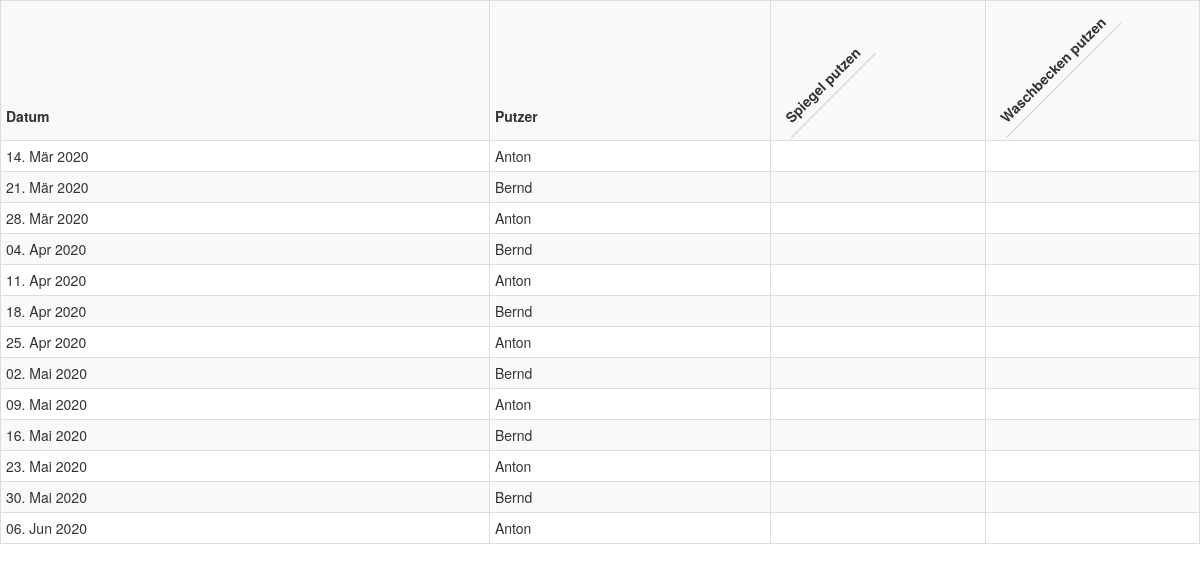
The page /putzplan/bad/ab2619/druckansicht/ (signed in) on the database as committed earlier.
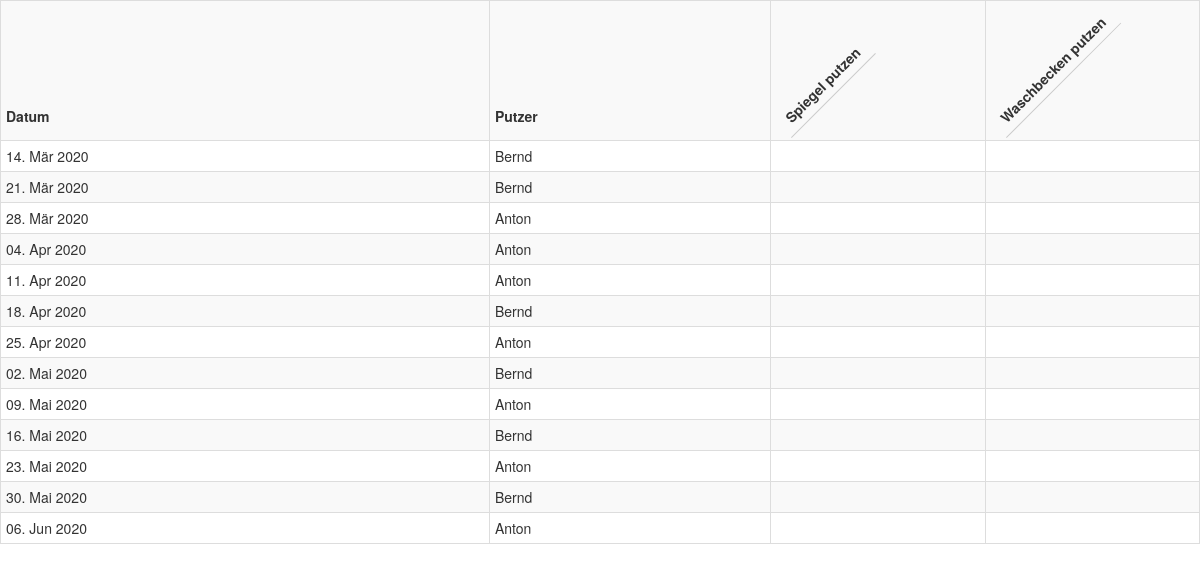
The same page on the database as committed later.
### webinterface/models.py (models this page shows, shortened)
class TaskTemplate(models.Model):
    task_name = models.CharField(max_length=20)
    task_help_text = models.CharField(max_length=200, default="", null=True)
    start_days_before = models.IntegerField(choices=[(0, ''), (1, ''), (2, ''), (3, ''), (4, ''), (5, ''), (6, '')])
    end_days_after = models.IntegerField(choices=[(0, ''), (1, ''), (2, ''), (3, ''), (4, ''), (5, ''), (6, '')])
    schedule = models.ForeignKey(Schedule, on_delete=models.CASCADE, editable=False)
    task_disabled = models.BooleanField(default=False)
    objects = TaskTemplateQuerySet.as_manager()
    def __init__(self, *args, **kwargs):
        super(TaskTemplate, self).__init__(*args, **kwargs)
        self.previous_disabled = self.task_disabled
    def __str__(self):
        return self.task_name

class CleaningWeek(models.Model):
    class Meta:
        ordering = ('-week',)
        unique_together = ('week', 'schedule')
    week = models.IntegerField(editable=False)
    excluded = models.ManyToManyField(Cleaner)
    schedule = models.ForeignKey(Schedule, on_delete=models.CASCADE, editable=False)
    tasks_valid = models.BooleanField(default=False)
    assignments_valid = models.BooleanField(default=False)
    disabled = models.BooleanField(default=False)
    objects = CleaningWeekQuerySet.as_manager()
    def __init__(self, *args, **kwargs):
        super().__init__(*args, **kwargs)
    def assignment_date(self):
        return epoch_week_to_monday(self.week) + datetime.timedelta(days=self.schedule.weekday)
    def completed_tasks(self) -> QuerySet:
        return self.task_set.exclude(cleaned_by__isnull=True)
    def completed_tasks__as_templates(self) -> list:
        return [x.template for x in self.completed_tasks()]
    def assigned_cleaners(self) -> list:
        return [x.cleaner for x in self.assignment_set.all()]

class Schedule(models.Model):
    class Meta:
        ordering = ('cleaners_per_date',)
    name = models.CharField(max_length=20, unique=True)
    slug = models.CharField(max_length=20, unique=True)
    CLEANERS_PER_DATE_CHOICES = ((1, 'Einen'), (2, 'Zwei'))
    cleaners_per_date = models.IntegerField(default=1, choices=CLEANERS_PER_DATE_CHOICES)
    WEEKDAYS = ((0, 'Montag'), (1, 'Dienstag'), (2, 'Mittwoch'), (3, 'Donnerstag'),
                (4, 'Freitag'), (5, 'Samstag'), (6, 'Sonntag'))
    weekday = models.IntegerField(default=6, choices=WEEKDAYS)
    FREQUENCY_CHOICES = ((1, 'Jede Woche'), (2, 'Gerade Wochen'), (3, 'Ungerade Wochen'))
    frequency = models.IntegerField(default=1, choices=FREQUENCY_CHOICES)
    disabled = models.BooleanField(default=False)
    objects = ScheduleQuerySet.as_manager()
    def __init__(self, *args, **kwargs):
        super(Schedule, self).__init__(*args, **kwargs)
        self.previous_cleaners_per_date = self.cleaners_per_date
        self.previous_frequency = self.frequency
    """
    Creates assignments cover a timespan and has several more options.

    Week numbers must be epoch week numbers as returned by date_to_epoch_week().
    @param start_week: First week number on which a new Assignment will be created.
    @param end_week: Last week number on which a new Assignment will be created
    @param mode Sets the mode of creation:
    - 1(default): Delete existing Assignments and CleaningDays and regenerate them throughout time frame
    - 2: Keep existing Assignments and only create new ones where there are none already
    - 3: Only reassign Assignments on existing CleaningDays, don't generate new CleaningDays
    """

class Cleaner(models.Model):
    class Meta:
        ordering = ('name',)
    user = models.ForeignKey(User, on_delete=models.CASCADE, null=True)
    name = models.CharField(max_length=20, unique=True)
    slug = models.CharField(max_length=20, unique=True)
    time_zone = models.CharField(max_length=30, default="Europe/Berlin")
    slack_id = models.CharField(max_length=10, default='')
    PREFERENCE = ((1, 'Ich möchte immer nur einen Putzdienst auf einmal machen müssen.'),
                  (2, 'Ich möchte höchstens zwei Putzdienste auf einmal machen müssen.'),
                  (3, 'Mir ist es egal, wie viele Putzdienste ich auf einmal habe.'))
    preference = models.IntegerField(choices=PREFERENCE, default=2)
    objects = CleanerQuerySet.as_manager()
    def __str__(self):
        return self.name

### webinterface/views.py (the view)
# urls.py: path('putzplan/<slug:slug>/ab<int:week>/druckansicht/', login_required(SchedulePrintView.as_view()),
class SchedulePrintView(TemplateView):
    template_name = "webinterface/schedule_print.html"
    def get_context_data(self, **kwargs):
        schedule = Schedule.objects.get(slug=kwargs['slug'])
        context = {'schedule': schedule,
                   'cleaning_weeks': schedule.cleaningweek_set.filter(week__gte=kwargs['week']).order_by('week'),
                   'task_templates': schedule.tasktemplate_set.enabled()}
        return context

### webinterface/models.py (called while the page is built)
def epoch_week_to_monday(week: int) -> datetime.date:
    epoch_seconds = ((week * 7) - 3) * 24 * 60 * 60
    return datetime.date.fromtimestamp(time.mktime(time.gmtime(epoch_seconds)))

    def enabled(self):
        return self.filter(task_disabled=False)

### webinterface/templates/webinterface/schedule_print.html (shortened to what this page needs)
{% extends "webinterface/base.html" %}
{% load crispy_forms_tags %}
{% block body %}
    <table class="table table-condensed table-bordered table-striped">
        <tr>
            <th class="text_bottom"><div><span>Datum</span></div></th>
            <th class="text_bottom"><div><span>Putzer</span></div></th>
            {% for task_template in task_templates %}
                <th class="rotate"><div><span>{{ task_template }}</span></div></th>
            {% endfor %}
        </tr>
        {% for cleaning_week in cleaning_weeks %}
            <tr>
                <td>{{ cleaning_week.assignment_date|date:"d. M Y" }}</td>
                <td>
                    {% for cleaner in cleaning_week.assigned_cleaners %}
                        {{ cleaner }}
                    {% endfor %}
                </td>
                {% for task_template in task_templates %}
                    {% if task_template in cleaning_week.completed_tasks__as_templates %}
                        <td><span class="glyphicon glyphicon-ok"></span></td>
                    {% else %}
                        <td> </td>
                    {% endif %}
                {% endfor %}
            </tr>
        {% endfor %}
    </table>
{% endblock %}

Rows that differ between the two databases and show on the page:
changed CleaningWeek "14. Mär 2020": gains Cleaner (name "Bernd"); loses Cleaner (name "Anton")
computed for CleaningWeek "04. Apr 2020": gains Cleaner (name "Anton"); loses Cleaner (name "Bernd")
